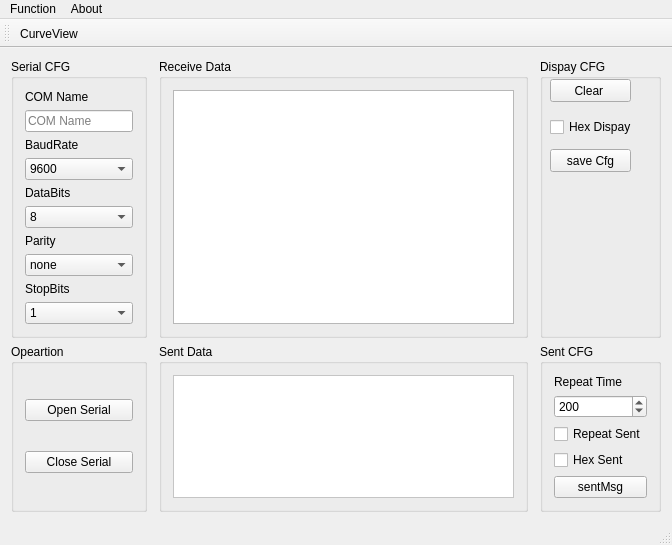
<?xml version="1.0" encoding="UTF-8"?>
<ui version="4.0">
 <class>MainWindow</class>
 <widget class="QMainWindow" name="MainWindow">
  <property name="geometry">
   <rect>
    <x>0</x>
    <y>0</y>
    <width>672</width>
    <height>480</height>
   </rect>
  </property>
  <property name="windowTitle">
   <string>MainWindow</string>
  </property>
  <property name="styleSheet">
   <string notr="true"/>
  </property>
  <property name="iconSize">
   <size>
    <width>24</width>
    <height>24</height>
   </size>
  </property>
  <widget class="QWidget" name="centralWidget">
   <layout class="QGridLayout" name="gridLayout_7">
    <item row="0" column="0">
     <widget class="QGroupBox" name="groupBox">
      <property name="sizePolicy">
       <sizepolicy hsizetype="Fixed" vsizetype="Preferred">
        <horstretch>0</horstretch>
        <verstretch>0</verstretch>
       </sizepolicy>
      </property>
      <property name="styleSheet">
       <string notr="true"/>
      </property>
      <property name="title">
       <string>Serial CFG</string>
      </property>
      <property name="flat">
       <bool>false</bool>
      </property>
      <layout class="QGridLayout" name="gridLayout_5">
       <item row="0" column="0">
        <widget class="QLabel" name="label">
         <property name="sizePolicy">
          <sizepolicy hsizetype="Preferred" vsizetype="Fixed">
           <horstretch>0</horstretch>
           <verstretch>0</verstretch>
          </sizepolicy>
         </property>
         <property name="text">
          <string>COM Name</string>
         </property>
        </widget>
       </item>
       <item row="2" column="0">
        <widget class="QLabel" name="label_2">
         <property name="sizePolicy">
          <sizepolicy hsizetype="Preferred" vsizetype="Fixed">
           <horstretch>0</horstretch>
           <verstretch>0</verstretch>
          </sizepolicy>
         </property>
         <property name="text">
          <string>BaudRate</string>
         </property>
        </widget>
       </item>
       <item row="4" column="0">
        <widget class="QLabel" name="label_3">
         <property name="sizePolicy">
          <sizepolicy hsizetype="Preferred" vsizetype="Fixed">
           <horstretch>0</horstretch>
           <verstretch>0</verstretch>
          </sizepolicy>
         </property>
         <property name="text">
          <string>DataBits</string>
         </property>
        </widget>
       </item>
       <item row="6" column="0">
        <widget class="QLabel" name="label_4">
         <property name="sizePolicy">
          <sizepolicy hsizetype="Preferred" vsizetype="Fixed">
           <horstretch>0</horstretch>
           <verstretch>0</verstretch>
          </sizepolicy>
         </property>
         <property name="text">
          <string>Parity</string>
         </property>
        </widget>
       </item>
       <item row="8" column="0">
        <widget class="QLabel" name="label_5">
         <property name="sizePolicy">
          <sizepolicy hsizetype="Preferred" vsizetype="Fixed">
           <horstretch>0</horstretch>
           <verstretch>0</verstretch>
          </sizepolicy>
         </property>
         <property name="text">
          <string>StopBits</string>
         </property>
        </widget>
       </item>
       <item row="1" column="0">
        <widget class="QLineEdit" name="portNameLineEdit">
         <property name="placeholderText">
          <string>COM Name</string>
         </property>
        </widget>
       </item>
       <item row="3" column="0">
        <widget class="QComboBox" name="baudRateComboBox">
         <property name="currentIndex">
          <number>12</number>
         </property>
         <item>
          <property name="text">
           <string>50</string>
          </property>
         </item>
         <item>
          <property name="text">
           <string>75</string>
          </property>
         </item>
         <item>
          <property name="text">
           <string>110</string>
          </property>
         </item>
         <item>
          <property name="text">
           <string>134</string>
          </property>
         </item>
         <item>
          <property name="text">
           <string>150</string>
          </property>
         </item>
         <item>
          <property name="text">
           <string>200</string>
          </property>
         </item>
         <item>
          <property name="text">
           <string>300</string>
          </property>
         </item>
         <item>
          <property name="text">
           <string>600</string>
          </property>
         </item>
         <item>
          <property name="text">
           <string>1200</string>
          </property>
         </item>
         <item>
          <property name="text">
           <string>1800</string>
          </property>
         </item>
         <item>
          <property name="text">
           <string>2400</string>
          </property>
         </item>
         <item>
          <property name="text">
           <string>4800</string>
          </property>
         </item>
         <item>
          <property name="text">
           <string>9600</string>
          </property>
         </item>
         <item>
          <property name="text">
           <string>14400</string>
          </property>
         </item>
         <item>
          <property name="text">
           <string>19200</string>
          </property>
         </item>
         <item>
          <property name="text">
           <string>38400</string>
          </property>
         </item>
         <item>
          <property name="text">
           <string>56000</string>
          </property>
         </item>
         <item>
          <property name="text">
           <string>57600</string>
          </property>
         </item>
         <item>
          <property name="text">
           <string>76800</string>
          </property>
         </item>
         <item>
          <property name="text">
           <string>115200</string>
          </property>
         </item>
         <item>
          <property name="text">
           <string>128000</string>
          </property>
         </item>
         <item>
          <property name="text">
           <string>256000</string>
          </property>
         </item>
        </widget>
       </item>
       <item row="5" column="0">
        <widget class="QComboBox" name="dataBitsComboBox">
         <property name="currentIndex">
          <number>3</number>
         </property>
         <item>
          <property name="text">
           <string>5</string>
          </property>
         </item>
         <item>
          <property name="text">
           <string>6</string>
          </property>
         </item>
         <item>
          <property name="text">
           <string>7</string>
          </property>
         </item>
         <item>
          <property name="text">
           <string>8</string>
          </property>
         </item>
        </widget>
       </item>
       <item row="7" column="0">
        <widget class="QComboBox" name="parityComboBox">
         <item>
          <property name="text">
           <string>none</string>
          </property>
         </item>
         <item>
          <property name="text">
           <string>odd</string>
          </property>
         </item>
         <item>
          <property name="text">
           <string>even</string>
          </property>
         </item>
        </widget>
       </item>
       <item row="9" column="0">
        <widget class="QComboBox" name="stopBitsComboBox">
         <item>
          <property name="text">
           <string>1</string>
          </property>
         </item>
         <item>
          <property name="text">
           <string>1.5</string>
          </property>
         </item>
         <item>
          <property name="text">
           <string>2</string>
          </property>
         </item>
        </widget>
       </item>
      </layout>
     </widget>
    </item>
    <item row="0" column="4">
     <widget class="QGroupBox" name="groupBox_3">
      <property name="title">
       <string>Dispay CFG</string>
      </property>
      <widget class="QPushButton" name="clearTextPushButton">
       <property name="geometry">
        <rect>
         <x>10</x>
         <y>20</y>
         <width>81</width>
         <height>23</height>
        </rect>
       </property>
       <property name="text">
        <string>Clear </string>
       </property>
      </widget>
      <widget class="QCheckBox" name="hexDisCheckBox">
       <property name="geometry">
        <rect>
         <x>10</x>
         <y>60</y>
         <width>83</width>
         <height>16</height>
        </rect>
       </property>
       <property name="text">
        <string>Hex Dispay</string>
       </property>
      </widget>
      <widget class="QPushButton" name="saveCfgPushButton">
       <property name="geometry">
        <rect>
         <x>10</x>
         <y>90</y>
         <width>81</width>
         <height>23</height>
        </rect>
       </property>
       <property name="text">
        <string>save Cfg</string>
       </property>
      </widget>
     </widget>
    </item>
    <item row="1" column="2" alignment="Qt::AlignTop">
     <widget class="QGroupBox" name="groupBox_5">
      <property name="title">
       <string>Sent Data</string>
      </property>
      <layout class="QGridLayout" name="gridLayout_4">
       <property name="sizeConstraint">
        <enum>QLayout::SetDefaultConstraint</enum>
       </property>
       <item row="0" column="0">
        <widget class="QTextEdit" name="sendMsgTextEdit">
         <property name="sizePolicy">
          <sizepolicy hsizetype="Expanding" vsizetype="Expanding">
           <horstretch>0</horstretch>
           <verstretch>0</verstretch>
          </sizepolicy>
         </property>
         <property name="styleSheet">
          <string notr="true">background-color: rgb(255, 255, 255);</string>
         </property>
         <property name="frameShadow">
          <enum>QFrame::Plain</enum>
         </property>
        </widget>
       </item>
      </layout>
     </widget>
    </item>
    <item row="1" column="0">
     <widget class="QGroupBox" name="groupBox_6">
      <property name="sizePolicy">
       <sizepolicy hsizetype="Preferred" vsizetype="Preferred">
        <horstretch>0</horstretch>
        <verstretch>0</verstretch>
       </sizepolicy>
      </property>
      <property name="title">
       <string>Opeartion</string>
      </property>
      <layout class="QGridLayout" name="gridLayout_6">
       <item row="1" column="0">
        <widget class="QPushButton" name="closeSerialPushButton">
         <property name="text">
          <string>Close Serial</string>
         </property>
        </widget>
       </item>
       <item row="0" column="0">
        <widget class="QPushButton" name="openSerialPushButton">
         <property name="text">
          <string>Open Serial</string>
         </property>
        </widget>
       </item>
      </layout>
     </widget>
    </item>
    <item row="0" column="2">
     <widget class="QGroupBox" name="groupBox_4">
      <property name="title">
       <string>Receive Data</string>
      </property>
      <layout class="QGridLayout" name="gridLayout_3">
       <item row="0" column="0">
        <widget class="QTextBrowser" name="textBrowser">
         <property name="sizePolicy">
          <sizepolicy hsizetype="Expanding" vsizetype="Expanding">
           <horstretch>0</horstretch>
           <verstretch>0</verstretch>
          </sizepolicy>
         </property>
         <property name="minimumSize">
          <size>
           <width>0</width>
           <height>0</height>
          </size>
         </property>
         <property name="maximumSize">
          <size>
           <width>16777215</width>
           <height>16777215</height>
          </size>
         </property>
        </widget>
       </item>
      </layout>
     </widget>
    </item>
    <item row="1" column="3">
     <widget class="Line" name="line">
      <property name="orientation">
       <enum>Qt::Horizontal</enum>
      </property>
     </widget>
    </item>
    <item row="0" column="1">
     <widget class="Line" name="line_2">
      <property name="orientation">
       <enum>Qt::Horizontal</enum>
      </property>
     </widget>
    </item>
    <item row="1" column="4">
     <widget class="QGroupBox" name="groupBox_2">
      <property name="title">
       <string>Sent CFG</string>
      </property>
      <layout class="QVBoxLayout" name="verticalLayout_2">
       <item>
        <widget class="QLabel" name="label_6">
         <property name="sizePolicy">
          <sizepolicy hsizetype="Preferred" vsizetype="Fixed">
           <horstretch>0</horstretch>
           <verstretch>0</verstretch>
          </sizepolicy>
         </property>
         <property name="text">
          <string>Repeat Time</string>
         </property>
        </widget>
       </item>
       <item>
        <widget class="QSpinBox" name="repeatDelaySpinBox">
         <property name="minimum">
          <number>1</number>
         </property>
         <property name="maximum">
          <number>60000</number>
         </property>
         <property name="value">
          <number>200</number>
         </property>
        </widget>
       </item>
       <item>
        <widget class="QCheckBox" name="repeateSentCheckBox">
         <property name="text">
          <string>Repeat Sent</string>
         </property>
        </widget>
       </item>
       <item>
        <widget class="QCheckBox" name="hexSentCheckBox">
         <property name="text">
          <string>Hex Sent</string>
         </property>
        </widget>
       </item>
       <item>
        <widget class="QPushButton" name="sentMsgPushButton">
         <property name="text">
          <string>sentMsg</string>
         </property>
        </widget>
       </item>
      </layout>
      <zorder>label_6</zorder>
      <zorder>repeateSentCheckBox</zorder>
      <zorder>hexSentCheckBox</zorder>
      <zorder>sentMsgPushButton</zorder>
      <zorder>repeatDelaySpinBox</zorder>
     </widget>
    </item>
   </layout>
   <zorder>groupBox_2</zorder>
   <zorder>groupBox_3</zorder>
   <zorder>groupBox_4</zorder>
   <zorder>groupBox</zorder>
   <zorder>groupBox_5</zorder>
   <zorder>groupBox_6</zorder>
   <zorder>line</zorder>
   <zorder>line_2</zorder>
  </widget>
  <widget class="QMenuBar" name="menuBar">
   <property name="geometry">
    <rect>
     <x>0</x>
     <y>0</y>
     <width>672</width>
     <height>23</height>
    </rect>
   </property>
   <widget class="QMenu" name="menu">
    <property name="title">
     <string>Function</string>
    </property>
    <addaction name="actionCurveView"/>
   </widget>
   <widget class="QMenu" name="menuAbout">
    <property name="title">
     <string>About</string>
    </property>
    <addaction name="actionAbout_ass"/>
   </widget>
   <addaction name="menu"/>
   <addaction name="menuAbout"/>
  </widget>
  <widget class="QToolBar" name="mainToolBar">
   <attribute name="toolBarArea">
    <enum>TopToolBarArea</enum>
   </attribute>
   <attribute name="toolBarBreak">
    <bool>false</bool>
   </attribute>
   <addaction name="actionCurveView"/>
  </widget>
  <widget class="QStatusBar" name="statusBar"/>
  <action name="actionCurveView">
   <property name="text">
    <string>CurveView</string>
   </property>
  </action>
  <action name="actionAbout_ass">
   <property name="text">
    <string>about Assistant</string>
   </property>
  </action>
 </widget>
 <layoutdefault spacing="6" margin="11"/>
 <resources/>
 <connections/>
</ui>
